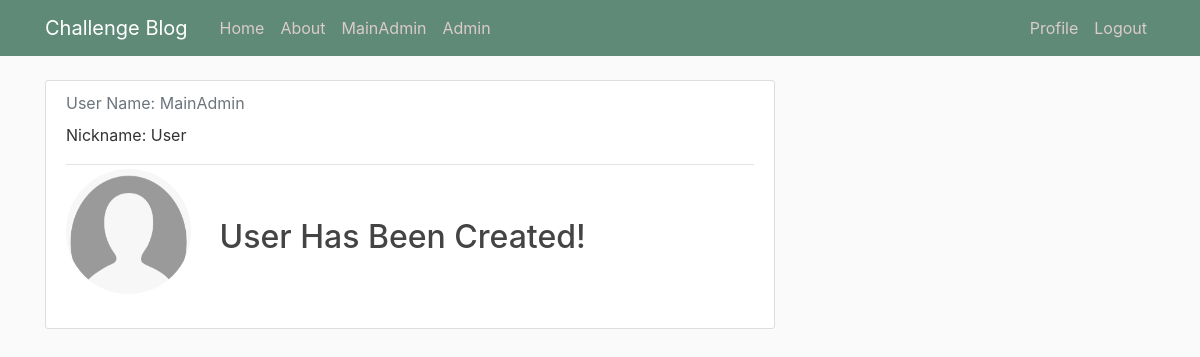
The page / (signed in) on the database its author committed.
### users/models.py (models this page shows, shortened)
class Profile(models.Model):
    user = models.OneToOneField(User, on_delete=models.CASCADE)
    image = models.ImageField(default='default.jpg', upload_to='profile_pics')
    nickname = models.CharField(max_length=100, default='User')

### blog/views.py (the view)
# urls.py: path('', views.home, name = 'blog-home'),
def home(request):
    context = {
        'posts': Profile.objects.all()
    }
    return render(request, 'blog/home.html', context)

### blog/templates/blog/home.html
{% extends "blog/base.html" %}
{% block content %}
    {% for post in posts %}
        <article class="media content-section">
            <div class="media-body">
            <div class="article-metadata">
                <label class="text-muted">User Name: {{ post.user.username }}</label>
                <p>Nickname: {{ post.user.profile.nickname }}</p>
            </div>
            <h2>
                <img class="rounded-circle account-img" src="{{ post.user.profile.image.url }}">
                <label class="article-title" href="#">{{ post.user.profile.nickname }} Has Been Created!</label></h2>
            </div>
        </article>
    {% endfor %}
{% endblock content %}

### blog/templates/blog/base.html (shortened to what this page needs)
{% load static %}
<!DOCTYPE html>
<head>
    <link rel="stylesheet" href="https://maxcdn.bootstrapcdn.com/bootstrap/4.0.0/css/bootstrap.min.css">
    <link rel="stylesheet" type="text/css" href="{% static 'blog/main.css' %}">
</head>
<body>
    <header class="site-header">
        <nav class="navbar navbar-expand-md navbar-dark bg-steel fixed-top">
          <div class="container">
            <a class="navbar-brand mr-4" href="{% url 'blog-home' %}">Challenge Blog</a>
            <div class="collapse navbar-collapse" id="navbarToggle">
              <div class="navbar-nav mr-auto">
                <a class="nav-item nav-link" href="{% url 'blog-home' %}">Home</a>
                <a class="nav-item nav-link" href="{% url 'blog-about' %}">About</a>
                <a class="nav-item nav-link" href="{% url 'profile' %}">{{ user.username }}</a>
                {% if user.is_staff %}
                  <a class="nav-item nav-link" href="{% url 'admin:index' %}">Admin</a>
                {% endif %}
              </div>
              <div class="navbar-nav">
                {% if user.is_authenticated %}
                  <a class="nav-item nav-link" href="{% url 'profile' %}">Profile</a>
                  <a class="nav-item nav-link" href="{% url 'logout' %}">Logout</a>
                {% else %}
                  <a class="nav-item nav-link" href="{% url 'login' %}">Login</a>
                  <a class="nav-item nav-link" href="{% url 'register' %}">Register</a>
                {% endif %}
              </div>
            </div>
          </div>
        </nav>
    </header>
    <main role="main" class="container">
        <div class="row">
          <div class="col-md-8">
            {% block content %}{% endblock %}
          </div>
        </div>
    </main>
</body>
</html>

### blog/static/blog/main.css (style rules this page uses)
body { background : #fafafa; color:#333333; margin-top: 5rem; }
h1, h2, h3, h4, h5, h6 { color: #444444; }
.bg-steel { background-color: #5f8a78; }
.site-header .navbar-nav .nav-link { color: #dbcbcb; }
.content-section { background: #ffffff; padding: 10px 20px; border: 1px solid #dddddd; border-radius: 3px; margin-bottom: 20px; }
.article-title { color: #444444; }
.article-metadata { padding-bottom: 1px; margin-bottom: 4px; border-bottom: 1px solid #e3e3e3 }
.account-img { height: 125px; width: 125px; margin-right: 20px; margin-bottom: 16px; }

### rows shown on the page
Profile: user.username "MainAdmin", user.profile.nickname "User", user.profile.image (placeholder picture)

### other values the page prints
{{ user.username }} "MainAdmin"
